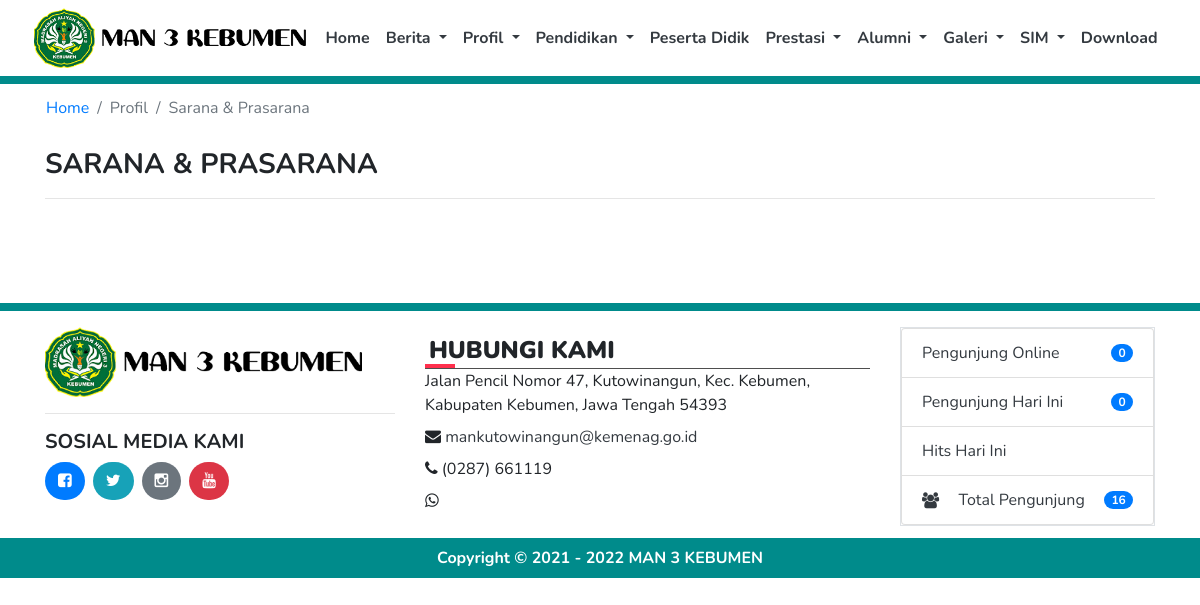
Page /index.php/profil/sarpras on the committed database.
### tables this page shows
CREATE TABLE `tb_profil` (
  `id` int(11) NOT NULL,
  `nama_web` varchar(100) NOT NULL,
  `jenjang` int(2) NOT NULL,
  `logo_web` varchar(50) NOT NULL,
  `favicon` varchar(50) NOT NULL,
  `meta_description` varchar(300) NOT NULL,
  `meta_keyword` varchar(200) NOT NULL,
  `profil` text NOT NULL,
  `alamat` varchar(300) NOT NULL,
  `email` varchar(100) NOT NULL,
  `telp` varchar(20) NOT NULL,
  `fax` varchar(20) NOT NULL,
  `whatsapp` varchar(20) NOT NULL,
  `akreditasi` varchar(5) NOT NULL,
  `kurikulum` varchar(30) NOT NULL,
  `file` varchar(250) NOT NULL,
  `nama_kepsek` varchar(100) NOT NULL,
  `nama_operator` varchar(100) NOT NULL,
  `instagram` varchar(200) NOT NULL,
  `facebook` varchar(200) NOT NULL,
  `twitter` varchar(200) NOT NULL,
  `youtube` varchar(200) NOT NULL,
  `gambar` varchar(200) NOT NULL
);

### application/libraries/Template.php (called while the page is built, shortened)
<?php if ( ! defined('BASEPATH')) exit('No direct script access allowed');
class Template {
	var $template_data = array();
	function set($name, $value)
	{
		$this->template_data[$name] = $value;
	}
	function web($template = '', $view = '' , $view_data = array(), $return = FALSE)
	{
		$this->CI =& get_instance();
		$this->set('contents', $this->CI->load->view($view, $view_data, TRUE));
		return $this->CI->load->view($template, $this->template_data, $return);
	}
}

### application/controllers/Profil.php (called while the page is built, shortened)
<?php
class Profil extends CI_Controller {
    function sarpras()
    {
        $data['titleweb'] = 'Sarana & Prasarana - '.title();
        $data['title'] = 'Sarana & Prasarana';
		$data['data'] = $this->profil_model->tampil_sarpras();
        $this->template->web('main','profil/sarpras',$data);
    }
}

### index.php (called while the page is built, shortened)
<?php
require_once BASEPATH.'core/CodeIgniter.php';

### application/helpers/site_helper.php (called while the page is built, shortened)
<?php
function is_email($str)
{
   return filter_var($str, FILTER_VALIDATE_EMAIL);
}
function is_url($str)
{
   return preg_match("/\b(?:(?:https?|ftp):\/\/|www\.)[-a-z0-9+&@#\/%?=~_|!:,.;]*[-a-z0-9+&@#\/%=~_|]/i",$str);
}
function title()
{
   $ci = & get_instance();
   $q = $ci->db->select('id,nama_web')->from('tb_profil')->where('id',1)->get()->row_array();
   return $q['nama_web'];
}
function logo_web()
{
   $ci = & get_instance();
   $q = $ci->db->select('id,logo_web')->from('tb_profil')->where('id',1)->get()->row_array();
   return $q['logo_web'];
}
function alamat()
{
   $ci = & get_instance();
   $q = $ci->db->select('id,alamat')->from('tb_profil')->where('id',1)->get()->row_array();
   return $q['alamat'];
}
function email()
{
   $ci = & get_instance();
   $q = $ci->db->select('id,email')->from('tb_profil')->where('id',1)->get()->row_array();
   return $q['email'];
}
function telp()
{
   $ci = & get_instance();
   $q = $ci->db->select('id,telp')->from('tb_profil')->where('id',1)->get()->row_array();
   return $q['telp'];
}
function facebook()
{
   $ci = & get_instance();
   $q = $ci->db->select('id,facebook')->from('tb_profil')->where('id',1)->get()->row_array();
   return $q['facebook'];
}
function twitter()
{
   $ci = & get_instance();
   $q = $ci->db->select('id,twitter')->from('tb_profil')->where('id',1)->get()->row_array();
   return $q['twitter'];
}
function instagram()
{
   $ci = & get_instance();
   $q = $ci->db->select('id,instagram')->from('tb_profil')->where('id',1)->get()->row_array();
   return $q['instagram'];
}
function youtube()
{
   $ci = & get_instance();
   $q = $ci->db->select('id,youtube')->from('tb_profil')->where('id',1)->get()->row_array();
   return $q['youtube'];
}

### application/models/web/Profil_model.php (called while the page is built, shortened)
<?php
class Profil_model extends CI_Model
{
    function tampil_sarpras()
    {
        return $this->db->get_where('tb_sarpras',['id'=>1])->row();
    }
}

### application/models/web/Home_model.php (called while the page is built, shortened)
<?php
class Home_model extends CI_Model
{
    function kunjungan()
    {
        $ip      = $_SERVER['REMOTE_ADDR'];
        $tanggal = date("Y-m-d");
        $waktu   = time();
        $cekk = $this->db->query("SELECT * FROM tb_statistik WHERE ip='$ip' AND tanggal='$tanggal'");
        $rowh = $cekk->row_array();
        if($cekk->num_rows() == 0)
        {
          $datadb = array('ip'=>$ip, 'tanggal'=>$tanggal, 'hits'=>'1', 'online'=>$waktu);
          $this->db->insert('tb_statistik',$datadb);
        }else
        {
          $hitss = $rowh['hits'] + 1;
          $datadb = array('ip'=>$ip, 'tanggal'=>$tanggal, 'hits'=>$hitss, 'online'=>$waktu);
          $array = array('ip' => $ip, 'tanggal' => $tanggal);
          $this->db->where($array);
          $this->db->update('tb_statistik',$datadb);
        }
    }
    function pengunjung()
    {
        return $this->db->query("SELECT * FROM tb_statistik WHERE tanggal='".date("Y-m-d")."' GROUP BY ip");
    }
    function totalpengunjung()
    {
        return $this->db->query("SELECT COUNT(hits) as total FROM tb_statistik");
    }
    function pengunjungonline()
    {
        $bataswaktu = time() - 300;
        return $this->db->query("SELECT * FROM tb_statistik WHERE online > '$bataswaktu'");
    }
}

### application/views/profil/sarpras.php (the view)
<div class="container">
    <div class="row">
        <nav aria-label="breadcrumb">
            <ol class="breadcrumb bg-white">
                <li class="breadcrumb-item"><a href="<?= base_url(); ?>">Home</a></li>
                <li class="breadcrumb-item active" aria-current="page">Profil</li>
                <li class="breadcrumb-item active" aria-current="page"><?= $title; ?></li>
            </ol>
        </nav>
    </div>
    <div class="row">
        <div class="col-md-12"><h3><b>SARANA & PRASARANA</b></h3><hr></div>
    </div>
    <div class="row">
        <div class="col-md-12"><?= $data->isi; ?></div>
    </div>
</div>
<br><br>

### application/views/template/topbar.php (shortened to what this page needs)
<body>
<nav class="navbar navbar-expand-lg navbar-light bg-white sticky-top d-flex justify-content-center">
      <a href="<?= base_url(); ?>"><img src="<?= base_url(); ?>assets/img/logo/<?= logo_web(); ?>" class="img img-fluid" style="object-fit:contain; max-height:60px;"></a>
      <div class="float-right">
        <div class="collapse navbar-collapse" id="navbarSupportedContent">
          <ul class="navbar-nav mr-auto">
            <li class="nav-item">
              <a class="nav-link text-dark" href="<?= base_url(); ?>"><b>Home</b></a>
            </li>
            <li class="nav-item dropdown">
              <a class="nav-link dropdown-toggle text-dark" href="#" id="navbarDropdown" role="button" data-toggle="dropdown" aria-haspopup="true" aria-expanded="false">
                <b>Berita</b>
              </a>
            </li>
            <li class="nav-item dropdown">
              <a class="nav-link dropdown-toggle text-dark" href="#" id="navbarDropdown" role="button" data-toggle="dropdown" aria-haspopup="true" aria-expanded="false">
                <b>Profil</b>
              </a>
          </li>
          <li class="nav-item dropdown">
            <a class="nav-link dropdown-toggle text-dark" href="#" id="navbarDropdown" role="button" data-toggle="dropdown" aria-haspopup="true" aria-expanded="false">
              <b>Pendidikan</b>
            </a>
          </li>
          <li class="nav-item">
            <a class="nav-link text-dark" href="<?= base_url(); ?>peserta-didik"><b>Peserta Didik</b></a>
          </li>
          <li class="nav-item dropdown">
            <a class="nav-link dropdown-toggle text-dark" href="#" id="navbarDropdown" role="button" data-toggle="dropdown" aria-haspopup="true" aria-expanded="false">
              <b>Prestasi</b>
            </a>
          </li>
          <li class="nav-item dropdown">
            <a class="nav-link dropdown-toggle text-dark" href="#" id="navbarDropdown" role="button" data-toggle="dropdown" aria-haspopup="true" aria-expanded="false">
              <b>Alumni</b>
            </a>
          </li>
          <li class="nav-item dropdown">
            <a class="nav-link dropdown-toggle text-dark" href="#" id="navbarDropdown" role="button" data-toggle="dropdown" aria-haspopup="true" aria-expanded="false">
              <b>Galeri</b>
            </a>
          </li>
          <li class="nav-item dropdown">
            <a class="nav-link dropdown-toggle text-dark" href="#" id="navbarDropdown" role="button" data-toggle="dropdown" aria-haspopup="true" aria-expanded="false">
              <b>SIM</b>
            </a>
          </li>
          <li class="nav-item">
            <a class="nav-link text-dark" href="<?= base_url(); ?>download"><b>Download</b></a>
          </li>
        </ul>
      </div>
    </div>
</nav>
<div class="bg-dark-slate-blue p-1"></div>

### application/views/template/footer.php (shortened to what this page needs)
<section>
  <div class="bg-dark-slate-blue p-1"></div>
  <footer class="pt-3 footer mt-auto py-3" id="contact">
    <div class="container">
        <div class="row">
          <div class="col-lg-4 col-md-6 col-sm-6 mb-3">
            <img src="<?= base_url(); ?>assets/img/logo/<?= logo_web(); ?>" class="img img-fluid" style="object-fit:contain; max-height:70px;"><hr>
            <h5><b>SOSIAL MEDIA KAMI</b></h5>
            <?php
            if(is_url(facebook()))
            {
              echo'<a href="'.facebook().'" title="facebook" class="btn bg-primary text-white btn-radius mr-2" target="_blank"><i class="fa fa-facebook-square"></i></a>';
            }else
            {
              echo'<a href="javascript:void(0)" title="facebook" class="btn bg-primary text-white btn-radius mr-2"><i class="fa fa-facebook-square"></i></a>';
            }
            if(is_url(twitter()))
            {
              echo'<a href="'.twitter().'" title="twitter" class="btn bg-info text-white btn-radius mr-2" target="_blank"><i class="fa fa-twitter"></i></a>';
            }else
            {
              echo'<a href="javascript:void(0)" title="twitter" class="btn bg-info text-white btn-radius mr-2"><i class="fa fa-twitter"></i></a>';
            }
            if(is_url(instagram()))
            {
              echo'<a href="'.instagram().'" title="instagram" class="btn bg-secondary text-white btn-radius mr-2" target="_blank"><i class="fa fa-instagram"></i></a>';
            }else
            {
              echo'<a href="javascript:void(0)" title="instagram" class="btn bg-secondary text-white btn-radius mr-2"><i class="fa fa-instagram"></i></a>';
            }
            if(is_url(youtube()))
            {
              echo'<a href="'.youtube().'" title="youtube" class="btn bg-danger text-white btn-radius mr-2" target="_blank"><i class="fa fa-youtube"></i></a>';
            }else
            {
              echo'<a href="javascript:void(0)" title="youtube" class="btn bg-danger text-white btn-radius mr-2"><i class="fa fa-youtube"></i></a>';
            }
            ?>
          </div>
            <div class="col-lg-5 col-md-6 col-sm-6 mb-3">
              <h5 class="footer-title p-1"><b>HUBUNGI KAMI</b></h5>
                <div>
                  <?= alamat(); ?>
                </div>
                <div class="mt-2">
                  <i class="fa fa-envelope"></i> <?php
                                                  if(is_email(email()))
                                                  {
                                                    echo'<a href="mailto:'.email().'" class="text-dark">'.email().'</a>';
                                                  }else
                                                  {
                                                    echo'<a href="javascript:void(0)" class="text-dark">'.email().'</a>';
                                                  }
                                                  ?>
                </div>
                <div class="mt-2">
                  <i class="fa fa-phone"></i> <?= telp(); ?>
                </div>
                <div class="mt-2">
                  <i class="fa fa-whatsapp"></i> <?= whatsapp(); ?>
                </div>
            </div>
            <div class="col-lg-3 col-md-6 col-sm-6 text-dark mb-3">
            <ul class="list-group border">
            <?php
              $pengunjung       = $this->home_model->pengunjung()->num_rows();
              $totalpengunjung  = $this->home_model->totalpengunjung()->row_array();
              $pengunjungonline = $this->home_model->pengunjungonline()->num_rows();
            ?>
              <li class="list-group-item d-flex justify-content-between align-items-center">
                Pengunjung Online
                <span class="badge badge-primary badge-pill"><?= $pengunjungonline; ?></span>
              </li>
              <li class="list-group-item d-flex justify-content-between align-items-center">
                Pengunjung Hari Ini
                <span class="badge badge-primary badge-pill"><?= $pengunjung; ?></span>
              </li>
              <li class="list-group-item d-flex justify-content-between align-items-center">
                Hits Hari Ini
              </li>
              <li class="list-group-item d-flex justify-content-between align-items-center">
              <i class="fa fa-users"></i> Total Pengunjung
                <span class="badge badge-primary badge-pill"><?= $totalpengunjung['total']; ?></span>
              </li>
            </ul>
            </div>
          </div>
        </div>
  </footer>
  <div class="bg-dark-slate-blue" style="margin-top:-20px">
    <div class="container pt-2 pb-2">
      <div class="col-md-12 text-white text-center">
        <b><?php
          $tahun = '2021';
          $tahun_sekarang = date('Y');
          if($tahun_sekarang > $tahun){ ?>
            Copyright &copy; <?= $tahun; ?> - <?= $tahun_sekarang; ?> <a href="javascript:void(0)" class="text-decoration-none text-white"><?= title(); ?></a>
          <?php }else{ ?>
            Copyright &copy; <?= $tahun_sekarang; ?> <a href="javascript:void(0)" class="text-decoration-none text-white"><?= title(); ?></a>
          <?php } ?>
        </b>
      </div>
    </div>
  </div>
</section>
</body>
</html>

### assets/css/style.css (style rules this page uses)
body { font-family: "Nunito", sans-serif; }
.bg-dark-slate-blue { background-color: #008B8B;; }
.btn-radius { border-radius: 50px; }
footer { background-attachment: fixed; background-size: cover; background-position: bottom; }
.footer-title { position: relative; font-size: 24px; font-weight: 600; margin-top: 5px; margin-bottom: 0px; border-bottom: 1px solid #4e4e4e; }
.footer-title:after { position: absolute; content: ''; left: 0; bottom: 0; width: 30px; height: 4px; background: #ff304d; }

### rows in the picture
tb_profil: logo_web (picture), alamat "Jalan Pencil Nomor 47, Kutowinangun, Kec. Kebumen, Kabupaten Kebumen, Jawa Tengah 54393", email "mankutowinangun@kemenag.go.id", telp "(0287) 661119", nama_web "MAN 3 KEBUMEN"

### other values in the picture
$title "Sarana & Prasarana"
$pengunjungonline "0"
$pengunjung "0"
$totalpengunjung['total'] "16"
$tahun "2021"
